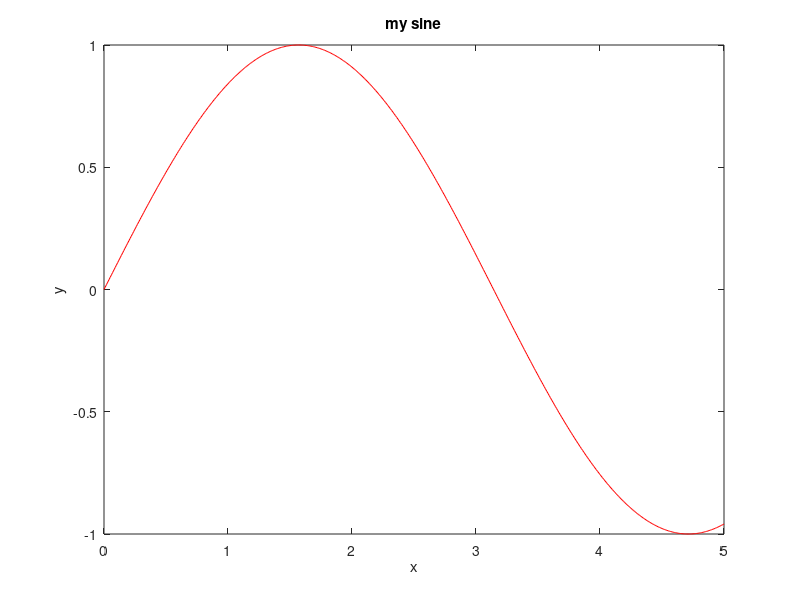

Write the MATLAB code that produced this figure.
clear all;

x=0:0.01:5;

for i=1:length(x)
    y(i)=sin(x(i));
end

plot(x,y,'r');
xlabel('x');
ylabel('y');
title('my sine');
